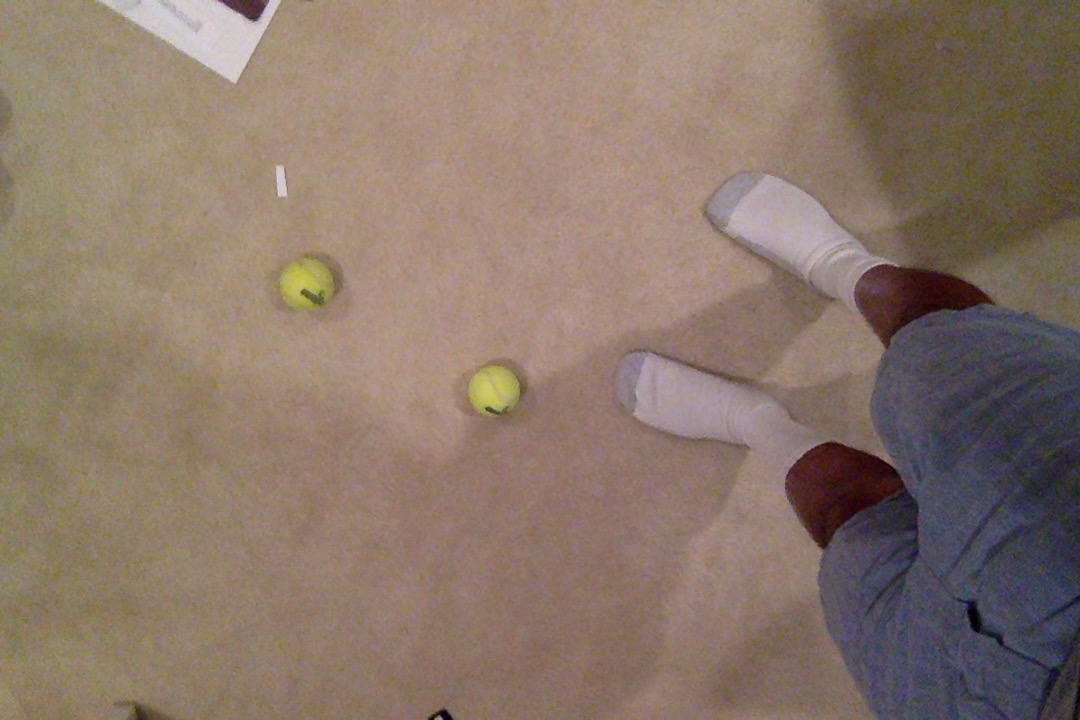
#> input picture python/test.jpg, 1080 x 720 px, given in place of the camera
$ python multi_ball_tracking_mac.py
#> lines starting #> are read from the running program, lines starting #| are printed output that depends on the picture; after the words box and inside, x2 and y2 are one past the last pixel; in counts of white or black regions, pixels touching at a corner belong together
# import the necessary packages
from collections import deque
from imutils.video import VideoStream
import numpy as np
import argparse
import cv2
import imutils
import time
# construct the argument parse and parse the arguments
ap = argparse.ArgumentParser()
ap.add_argument("-v", "--video",
	help="path to the (optional) video file")
ap.add_argument("-b", "--buffer", type=int, default=64,
	help="max buffer size")
args = vars(ap.parse_args())

# define the lower and upper boundaries of the "green"
# ball in the HSV color space, then initialize the
# list of tracked points
greenLower = (29, 86, 6)
greenUpper = (64, 255, 255)
# if a video path was not supplied, grab the reference
# to the webcam
if not args.get("video", False):
	vs = VideoStream(src=0).start()
# otherwise, grab a reference to the video file
else:
	vs = cv2.VideoCapture(args["video"])
# allow the camera or video file to warm up
time.sleep(2.0)

# keep looping
while True:
	# grab the current frame
	frame = vs.read()
#> frame is the input picture: shape (720, 1080, 3); mean B, G, R 105.4, 118.7, 137.7
	# handle the frame from VideoCapture or VideoStream
	frame = frame[1] if args.get("video", False) else frame
	# if we are viewing a video and we did not grab a frame,
	# then we have reached the end of the video
	if frame is None:
		break
	# resize the frame, blur it, and convert it to the HSV
	# color space
	frame = imutils.resize(frame, width=600)
#> frame: shape (400, 600, 3)
	blurred = cv2.GaussianBlur(frame, (11, 11), 0)
	hsv = cv2.cvtColor(blurred, cv2.COLOR_BGR2HSV)
#> hsv: shape (400, 600, 3); mean H, S, V 31.3, 67, 139.3
	# construct a mask for the color "green", then perform
	# a series of dilations and erosions to remove any small
	# blobs left in the mask
	mask = cv2.inRange(hsv, greenLower, greenUpper)
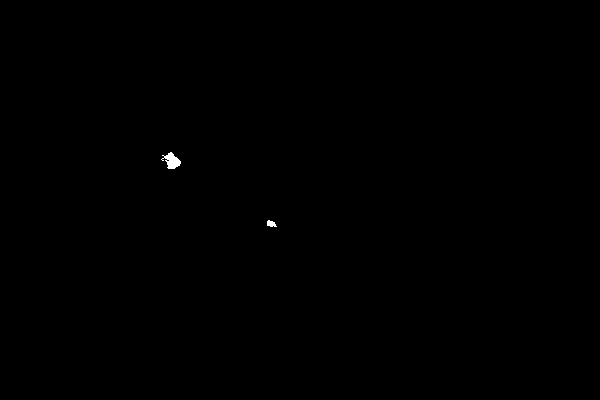
#> mask: shape (400, 600); 0.1% white; 2 white regions, box (x1, y1, x2, y2) and area: (161, 152, 181, 169) 184, (267, 220, 277, 227) 48
	mask = cv2.erode(mask, None, iterations=2)
#> mask: shape (400, 600); 0.02% white; 2 white regions (1 under 20 px), largest, box (x1, y1, x2, y2) and area: (169, 155, 178, 167) 51
	mask = cv2.dilate(mask, None, iterations=2)
#> mask: shape (400, 600); 0.08% white; 2 white regions

	# find contours in the mask and initialize the current
	# (x, y) center of the ball
	cnts = cv2.findContours(mask.copy(), cv2.RETR_EXTERNAL,
		cv2.CHAIN_APPROX_SIMPLE)
#> cnts = 2 contours; box (x1, y1, x2, y2) and area: (167, 153, 180, 169) 132, (267, 221, 273, 226) 20
	cnts = imutils.grab_contours(cnts)
	# find the largest contour in the mask, then use
	# it to compute the minimum enclosing circle and
	# centroid
	for c in cnts:
		((x, y), radius) = cv2.minEnclosingCircle(c)
		# only proceed if the radius meets a minimum size
		if radius > 10:
			# draw the circle and centroid on the frame,
			# then update the list of tracked points
			cv2.circle(frame, (int(x), int(y)), int(radius),
				(0, 255, 255), 2)
			cv2.circle(frame, (int(x), int(y)), 5, (0, 0, 255), -1)
#> this loop made 2 passes
#> (c, x, y, radius) on pass 1: ([[267, 221], [267, 225], [272, 225], [272, 221]], 269.5, 223, 3.2)
#> (x, y, radius) on pass 2: (171.9, 160.5, 8.44)

	# show the frame to our screen
	cv2.imshow("Frame", frame)
	key = cv2.waitKey(1) & 0xFF
#> (key q is pressed here)
	# if the 'q' key is pressed, stop the loop
	if key == ord("q"):
		break
# if we are not using a video file, stop the camera video stream
if not args.get("video", False):
	vs.stop()
# otherwise, release the camera
else:
	vs.release()
# close all windows
cv2.destroyAllWindows()
